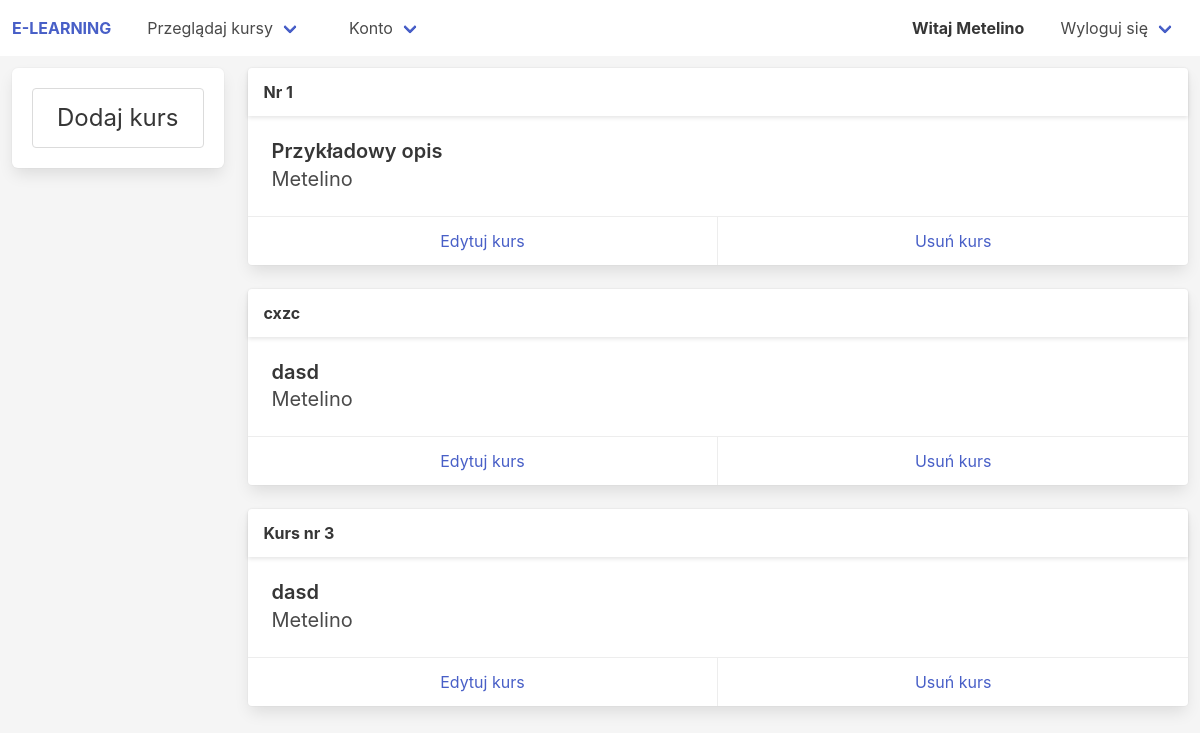
Page /account/profile/ (signed in) on the committed database.
### courses/models.py (models this page shows, shortened)
class Course(models.Model):
    name = models.CharField(max_length=100)
    author = models.ForeignKey(User, on_delete=models.CASCADE, related_name='author_courses')
    desc = models.CharField(max_length=1000)
    slug = models.SlugField(allow_unicode=True, blank=True, unique=True, null=True)
    node_count = models.PositiveIntegerField(default=0)

### accounts/views.py (the view)
# urls.py: path('profile/', user_profile, name="profile"),
def user_profile(request):
    courses = None
    if request.user.is_staff:
        courses = request.user.author_courses.all()
    else:
        courses = request.user.profile.courses.all()
    return render(request, 'accounts/profile.html', {'courses':courses})

### templates/accounts/profile.html (shortened to what this page needs)
{% extends "base.html" %}
{% block content %}
<div class='columns'>
    {% if user.is_staff %}
    <div class='column is-narrow' style='position: sticky;'>
        <div class='box'>
            <a class='button is-large' href="{% url 'courses:course_add' %}">Dodaj kurs</a>
        </div>
    </div>
    {% endif %}
    <div class='column'>
        {% include 'courses/__courses.html' %}
    </div>
</div>
{% endblock %}

### templates/base.html (shortened to what this page needs)
<!DOCTYPE html>
{% load static %}
<html>
<head>
  <link rel="stylesheet" href="https://cdnjs.cloudflare.com/ajax/libs/font-awesome/5.15.3/css/all.min.css">
  <link rel="stylesheet" href='https://cdnjs.cloudflare.com/ajax/libs/bulma/0.9.2/css/bulma.min.css'>
  <link rel='stylesheet' href="{% static 'css/style.css' %}">
  <link rel='stylesheet' href="{% static 'css/anims.css' %}">
</head>
<body>
    <nav class="navbar" role="navigation" id="navbar">
      <div class="navbar-brand">
        <a class="navbar-item" href="{% url 'home' %}">
          <strong>E-LEARNING</strong>
        </a>
      </div>
      <div class='navbar-menu'>
        <div class="navbar-start">
            <div class='navbar-item is-hoverable'>
              <a href="{% url 'courses:course_list' %}" class="navbar-link">Przeglądaj kursy</a>
            </div>
            {% if user.is_authenticated %}
              <div class='navbar-item is-hoverable'>
                <a href="{% url 'accounts:profile' %}" class="navbar-link">Konto</a>
              </div>
            {% endif %}
        </div>
        <div class="navbar-end">
          {% if user.is_authenticated %}
            <div class='navbar-brand'>
              <div class="navbar-item"><strong>Witaj {{ user.username }}</strong></div>
            </div>
            <div class='navbar-item'>
              <a href="{% url 'accounts:logout' %}" class="navbar-link">Wyloguj się</a>
            </div>
          {% endif %}
        </div>
      </div>
    </nav>
    <div class="p-3 main-column" style='flex: 1'>
        {% block content %}
        {% endblock %}
</body>
</html>

### templates/courses/__courses.html (shortened to what this page needs)
{% if courses %}
{% for kurs in courses %}
    <div class='card block' hx-target='this'>
        <div class='card-header'>
            <p class="card-header-title">
                {{ kurs.name }}
            </p>
        </div>
        <div class="card-content">
            <p class="title is-5">{{ kurs.desc }}</p>
            <p class="subtitle">{{ kurs.author }}</p>
        </div>
        <footer class="card-footer">
            {% if kurs.author == user %}
            <a class="card-footer-item" href="{% url 'courses:course_edit' course_slug=kurs.slug %}">
                Edytuj kurs
            </a>
            <a class="card-footer-item" hx-swap='outerHTML' hx-confirm="Czy napewno chcesz usunąć kurs?" hx-delete="{% url 'courses:course_delete' course_slug=kurs.slug %}" href="#">
                Usuń kurs
            </a>
            {% endif %}
        </footer>
    </div>
{% endfor %}
{% else %}
    <h3 class='title is-2'>Brak kursów</h3>
{% endif %}

### static/css/style.css (style rules this page uses)
html, body { min-height : 100vh; }
body { color : black; box-sizing: border-box; margin : 0px; display : flex; flex-direction: column; align-items: stretch; justify-content: center; align-content: center; background : hsl(0, 0%, 96%); }
.main-column { display : flex; flex-direction: column; align-items: stretch; justify-content: flex-start; background : hsl(0, 0%, 96%); }

### templates/base.html (style rules this page uses)
html, body { min-height : 100vh; }
body { color : black; box-sizing: border-box; margin : 0px; display : flex; flex-direction: column; align-items: stretch; justify-content: center; align-content: center; background : hsl(0, 0%, 96%); }
.main-column { display : flex; flex-direction: column; align-items: stretch; justify-content: flex-start; background : hsl(0, 0%, 96%); }

### rows in the picture
Course: name "Nr 1", desc "Przykładowy opis", author "Metelino", shows "Edytuj kurs"
Course: name "cxzc", desc "dasd", author "Metelino", shows "Edytuj kurs"
Course: name "Kurs nr 3", desc "dasd", author "Metelino", shows "Edytuj kurs"

### other values in the picture
{{ user.username }} "Metelino"
